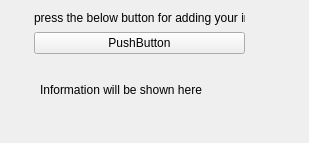
<?xml version="1.0" encoding="UTF-8"?>
<ui version="4.0">
 <class>widget</class>
 <widget class="QWidget" name="widget">
  <property name="geometry">
   <rect>
    <x>0</x>
    <y>0</y>
    <width>309</width>
    <height>143</height>
   </rect>
  </property>
  <property name="windowTitle">
   <string>Form</string>
  </property>
  <widget class="QLabel" name="label">
   <property name="geometry">
    <rect>
     <x>40</x>
     <y>80</y>
     <width>171</width>
     <height>20</height>
    </rect>
   </property>
   <property name="text">
    <string>Information will be shown here </string>
   </property>
  </widget>
  <widget class="QWidget" name="">
   <property name="geometry">
    <rect>
     <x>34</x>
     <y>10</y>
     <width>211</width>
     <height>44</height>
    </rect>
   </property>
   <layout class="QVBoxLayout" name="verticalLayout">
    <item>
     <widget class="QLabel" name="label_2">
      <property name="text">
       <string>press the below button for adding your info</string>
      </property>
     </widget>
    </item>
    <item>
     <widget class="QPushButton" name="pushButton">
      <property name="text">
       <string>PushButton</string>
      </property>
     </widget>
    </item>
   </layout>
  </widget>
 </widget>
 <resources/>
 <connections/>
</ui>
